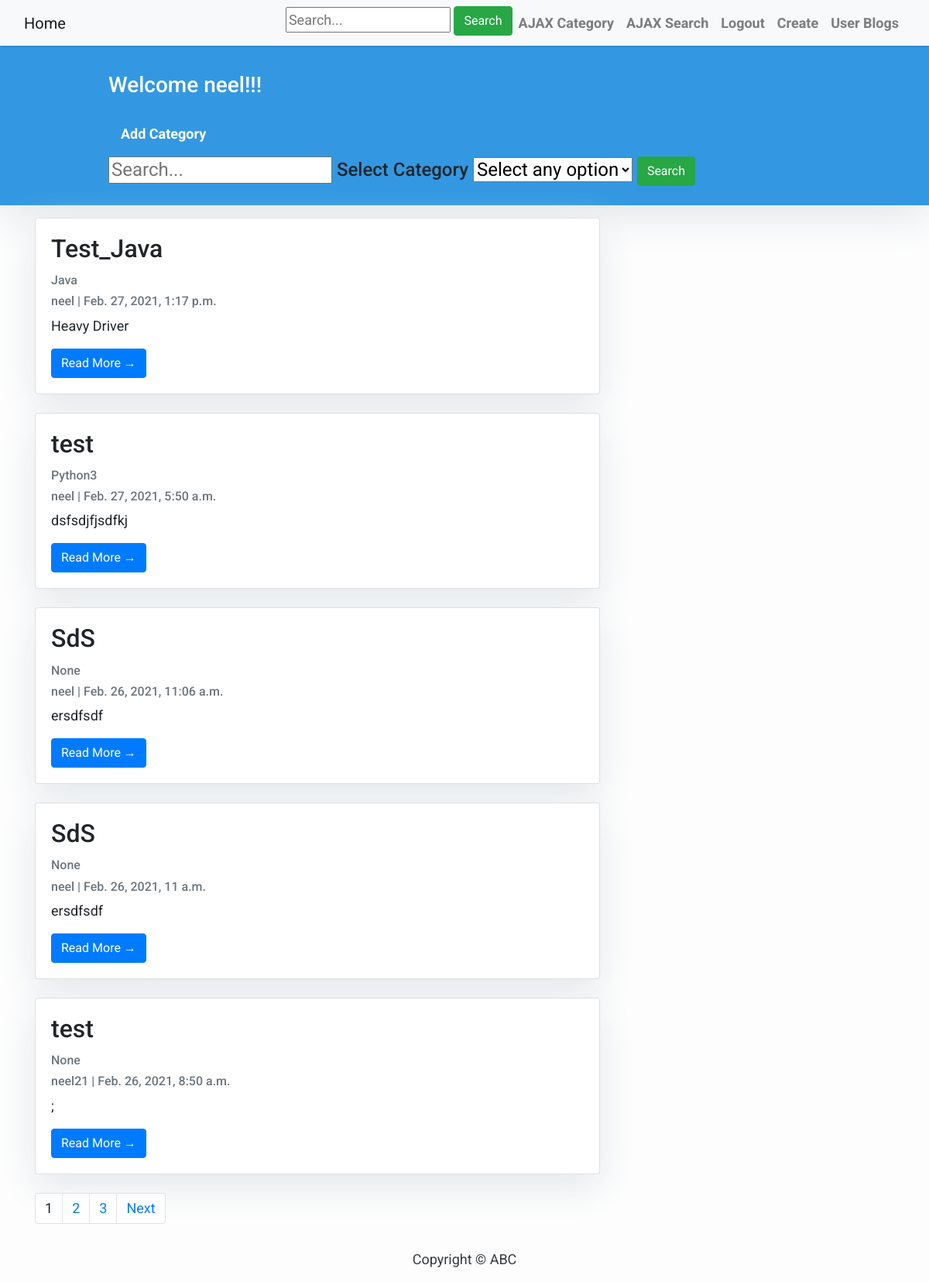
Page / (signed in) on the earlier database version.
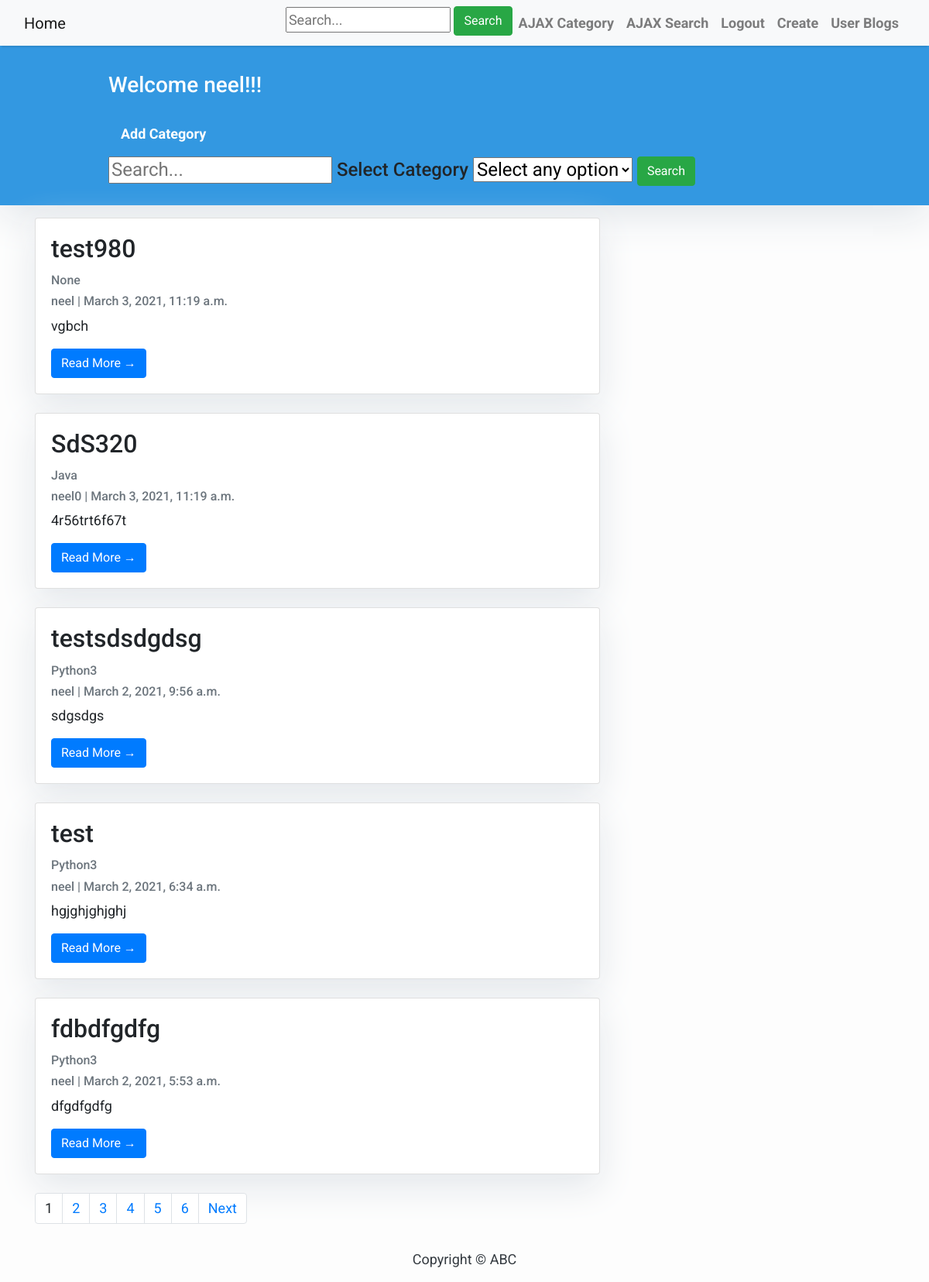
Same page on the later database version.
### blog/models.py (models this page shows, shortened)
class Post(models.Model):
    title = models.CharField('title for post', max_length=200)
    author = models.ForeignKey(
        User, on_delete=models.CASCADE, related_name='blog_posts')
    updated_on = models.DateTimeField(auto_now=True)
    content = models.TextField()
    category = models.ForeignKey(
        Category, verbose_name="Category", on_delete=models.CASCADE, blank=True, null=True)
    created_on = models.DateTimeField(
        editable=True, auto_now_add=False, default=django.utils.timezone.now())
    slug = models.CharField(max_length=200, unique=True)
    class Meta:
        ordering = ['-created_on']

class Category(models.Model):
    title = models.CharField(max_length=255, unique=True,
                             verbose_name="Title for category")
    class Meta:
        verbose_name = "Category"
        verbose_name_plural = "Categories"
    def __str__(self):
        return self.title

### blog/views.py (the view, shortened to what this page needs)
# urls.py: path(r'', views.post_list, name='home'),
def post_list(request):
    if request.user.is_authenticated:
        context = {}
        data_category = Category.objects.all()
        context['data_category'] = data_category
        if request.GET.get('category') or request.GET.get('q'):
            query = request.GET.get('q')
            query2 = request.GET.get('category')
            caterory_search = 0
            context['category_search'] = caterory_search
            if request.GET.get('q'):
                blog_query = Post.objects.filter(
                    Q(title__icontains=query) | Q(content__icontains=query))
                if request.GET.get('category'):
                    blog_query2 = Post.objects.filter(
                        Q(category__title__icontains=query2))
                    blogs = blog_query & blog_query2
                else:
                    blogs = blog_query
            elif request.GET.get('category'):
                blog_query2 = Post.objects.filter(
                    Q(category__title__icontains=query2))
                if request.GET.get('q'):
                    blog_query = Post.objects.filter(
                        Q(title__icontains=query) | Q(content__icontains=query))
                    blogs = blog_query & blog_query2
                else:
                    blogs = blog_query2
            context['category2'] = query2
            context['query'] = query
        else:
            blogs = Post.objects.all().order_by('-created_on')
        paginator = Paginator(blogs, 5)
        page_number = request.GET.get('page')
        try:
            blogs = paginator.page(page_number)
        except PageNotAnInteger:
            blogs = paginator.page(1)
        except EmptyPage:
            blogs = paginator.page(paginator.num_pages)
        context['blogs'] = blogs
        return (render(request, 'blog/index.html', context))
    else:
        return(HttpResponseRedirect('/login/'))

### blog/templates/blog/index.html (shortened to what this page needs)
{% extends "blog/base.html" %}
{% block content %}
<header class="masthead">
    <div class="container">
        <div class="row">
            <div class=" col-md-8 col-md-10 mx-auto">
                <div class="site-heading">
                    <h3 class="site-heading my-4 mt-3 text-white"> Welcome {{ request.user }}!!!
                    </h3>
                    <label><a class="nav-link text-white font-weight-bold" href="category_list/">Add Category</a></label>
                    <br>
                    <h4>
                        <form method="GET" action="{% url 'blog:home'%}">
                            {% if category_search == 0 %}
                                <input type='text' name='q' id='q' placeholder='{{ query }}'>
                            {% else %}
                                <input type='text' name='q' id='q' placeholder='Search...'>
                            {% endif %}
                            <label for="category">Select Category</label>
                            {% if category_search == 0 %}
                                <select name="category">
                                    <option value="{{ category2 }}" selected disabled hidden>{{ category2 }}</option>
                                {% for i in data_category %}
                                    {% if i != category2 %}
                                        <option value="{{ i.title }}">{{ i.title }}</option>
                                    {% endif %}
                                {% endfor %}
                                </select>
                                <button type='submit' class='btn btn-success'>Search</button>
                            {% else %}
                                <select name="category">
                                    <option value="none" selected disabled hidden>Select any option </option>
                                </select>
                                <button type='submit' class='btn btn-success'>Search</button>
                            {% endif %}
                          <br>
                        </form>
                    </h4>
                </div>
            </div>
        </div>
    </div>
</header>
<div class="container">
    <div class="row">
        <div class="col-md-8 mt-3 left">
                {% for post in blogs %}
                <div class="card mb-4">
                    <div class="card-body">
                        <h2 class="card-title">{{ post.title }}</h2>
                        <p class="card-text text-muted h6">{{ post.category }}</p>
                        <p class="card-text text-muted h6">{{ post.author }} | {{ post.created_on}} </p>
                        <p class="card-text">{{post.content|slice:":200" }}</p>
                        {%if post.slug%}
                        <a href="{% url 'blog:post_detail' post.slug  %}" class="btn btn-primary">Read More &rarr;</a>
                        {%endif%}
                    </div>
                </div>
                {% endfor %}
                <div>
                    <span>
                        <ul class="pagination">
                        {% for i in blogs.paginator.page_range %}
                            {% if blogs.number == i %}
                                <li class="page-item"><span><a class="page-link">{{i}}</a></span></li>
                            {% else %}
                            <li class="page-item"><a class="page-link" href='?{% if query %}q={{query}}&{%endif%}{% if category2 %}category={{category2}}&{%endif%}page={{ i }}'>{{i}}</a></li>
                            {% endif %}
                        {% endfor %}
                        {% if blogs.has_next %}
                        <li class="page-item"><a class="page-link" href="?{% if query %}q={{query}}&{%endif%}{% if category2 %}category={{category2}}&{%endif%}page={{ blogs.next_page_number}}">Next</a></li>
                        {% endif %}
                    </ul>
                    </span>
            </div>
        </div>
    </div>
</div>
{%endblock%}

Differences in the rows shown:
no longer on this page (row unchanged): Post: title "Test_Java", category "Java", author "neel", created_on "Feb. 27, 2021, 1:17 p.m.", content "Heavy Driver", slug "Read More →"
no longer on this page (row unchanged): Post: title "test", category "Python3", author "neel", created_on "Feb. 27, 2021, 5:50 a.m.", content "dsfsdjfjsdfkj", slug "Read More →"
no longer on this page (row unchanged): Post: title "SdS", category "None", author "neel", created_on "Feb. 26, 2021, 11:06 a.m.", content "ersdfsdf", slug "Read More →"
no longer on this page (row unchanged): Post: title "SdS", category "None", author "neel", created_on "Feb. 26, 2021, 11 a.m.", content "ersdfsdf", slug "Read More →"
no longer on this page (row unchanged): Post: title "test", category "None", author "neel21", created_on "Feb. 26, 2021, 8:50 a.m.", content ";", slug "Read More →"
added Post: title "test980", category "None", author "neel", created_on "March 3, 2021, 11:19 a.m.", content "vgbch", slug "Read More →"
added Post: title "SdS320", category "Java", author "neel0", created_on "March 3, 2021, 11:19 a.m.", content "4r56trt6f67t", slug "Read More →"
added Post: title "testsdsdgdsg", category "Python3", author "neel", created_on "March 2, 2021, 9:56 a.m.", content "sdgsdgs", slug "Read More →"
added Post: title "test", category "Python3", author "neel", created_on "March 2, 2021, 6:34 a.m.", content "hgjghjghjghj", slug "Read More →"
added Post: title "fdbdfgdfg", category "Python3", author "neel", created_on "March 2, 2021, 5:53 a.m.", content "dfgdfgdfg", slug "Read More →"
Other differences:
new list line: "4"
new list line: "5"
new list line: "6"
